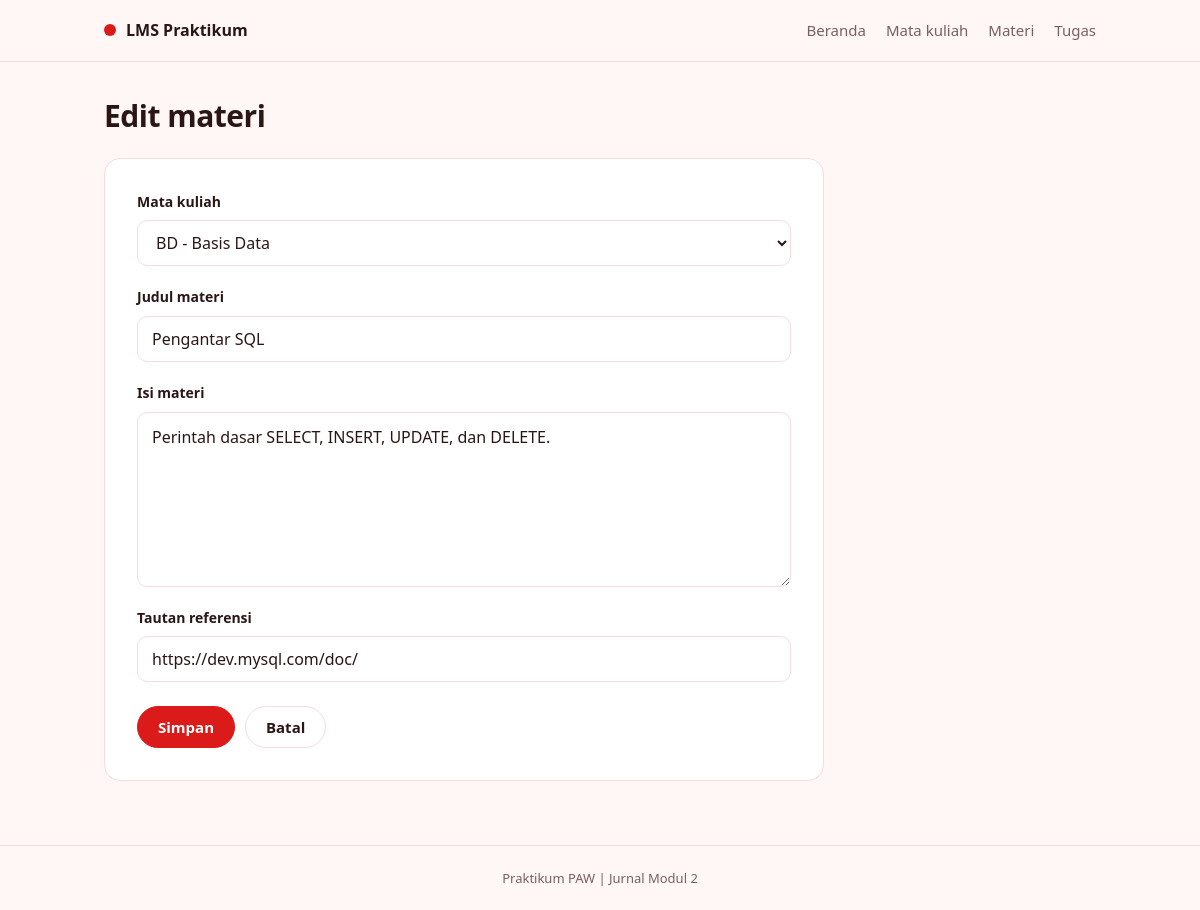
/materi.php?aksi=edit&id=2, run on the app's committed database.
### tables this page shows
CREATE TABLE materi (
  id INT UNSIGNED AUTO_INCREMENT PRIMARY KEY,
  mata_kuliah_id INT UNSIGNED NOT NULL,
  judul VARCHAR(150) NOT NULL,
  isi TEXT NOT NULL,
  tautan VARCHAR(255) NOT NULL DEFAULT '',
  FOREIGN KEY (mata_kuliah_id) REFERENCES mata_kuliah(id) ON DELETE RESTRICT
);

### functions.php (called while the page is built, shortened)
<?php
function h($teks)
{
    return htmlspecialchars((string) $teks, ENT_QUOTES, 'UTF-8');
}
function input($sumber, $nama)
{
    if (isset($sumber[$nama]) && is_string($sumber[$nama])) {
        return trim($sumber[$nama]);
    }
    return '';
}
function pilihan_mata_kuliah($conn)
{
    $pilihan = [];
    $hasil = $conn->query('SELECT id, kode, nama FROM mata_kuliah ORDER BY kode');
    foreach ($hasil as $baris) {
        $pilihan[$baris['id']] = $baris['kode'] . ' - ' . $baris['nama'];
    }
    return $pilihan;
}
function cari_materi($conn, $id)
{
    $sql = 'SELECT materi.*, mata_kuliah.kode AS kode_mk, mata_kuliah.nama AS nama_mk
            FROM materi
            JOIN mata_kuliah ON mata_kuliah.id = materi.mata_kuliah_id
            WHERE materi.id = ?';
    $stmt = $conn->prepare($sql);
    $stmt->execute([$id]);
    return $stmt->get_result()->fetch_assoc();
}

### materi.php (the view, shortened to what this page needs)
<?php
require 'functions.php';
require 'connect.php';
$aksi = input($_GET, 'aksi');
$pilihan_mk = pilihan_mata_kuliah($conn);
$materi = ['mata_kuliah_id' => '', 'judul' => '', 'isi' => '', 'tautan' => ''];
$id = 0;
if ($aksi === 'detail' || $aksi === 'edit' || $aksi === 'hapus') {
    $id = (int) input($_GET, 'id');
    $materi = cari_materi($conn, $id);
}
require 'header.php';
?>
<?php if ($aksi === 'daftar'): ?>
    <div class="page-head">
        <div>
            <h1>Materi</h1>
            <p class="muted">Menampilkan <?= count($daftar_materi) ?> data.</p>
        </div>
        <a class="btn" href="materi.php?aksi=tambah">+ Tambah</a>
    </div>
    <form class="toolbar" method="get" action="materi.php">
        <input type="text" name="search" placeholder="Cari judul atau mata kuliah" value="<?= h($search) ?>">
        <select name="mata_kuliah_id">
            <option value="">Semua mata kuliah</option>
            <?php foreach ($pilihan_mk as $id_pilihan => $nama): ?>
                <option value="<?= (int) $id_pilihan ?>" <?= $id_pilihan == $id_mk ? 'selected' : '' ?>><?= h($nama) ?></option>
            <?php endforeach ?>
        </select>
        <button class="btn" type="submit">Cari</button>
        <a class="btn btn-ghost" href="materi.php">Reset</a>
    </form>
    <?php if (count($daftar_materi) === 0): ?>
        <p class="empty">Data tidak ditemukan.</p>
    <?php else: ?>
        <div class="card list">
            <?php foreach ($daftar_materi as $baris): ?>
                <div class="list-item">
                    <div>
                        <p class="kicker"><span class="code"><?= h($baris['kode_mk']) ?></span> | <?= h($baris['nama_mk']) ?></p>
                        <h2><?= h($baris['judul']) ?></h2>
                    </div>
                    <div class="actions">
                        <a class="btn btn-sm" href="materi.php?aksi=detail&id=<?= (int) $baris['id'] ?>">Detail</a>
                        <a class="btn btn-sm btn-ghost" href="materi.php?aksi=edit&id=<?= (int) $baris['id'] ?>">Edit</a>
                    </div>
                </div>
            <?php endforeach ?>
        </div>
    <?php endif ?>
<?php elseif ($aksi === 'tambah' || $aksi === 'edit'): ?>
    <h1><?= $aksi === 'tambah' ? 'Tambah' : 'Edit' ?> materi</h1>
    <form class="card form" method="post" action="">
        <div class="fields">
            <div class="field wide">
                <label for="mata_kuliah_id">Mata kuliah</label>
                <select id="mata_kuliah_id" name="mata_kuliah_id">
                    <?php foreach ($pilihan_mk as $id_pilihan => $nama): ?>
                        <option value="<?= (int) $id_pilihan ?>" <?= $id_pilihan == $materi['mata_kuliah_id'] ? 'selected' : '' ?>><?= h($nama) ?></option>
                    <?php endforeach ?>
                </select>
            </div>
            <div class="field wide">
                <label for="judul">Judul materi</label>
                <input type="text" id="judul" name="judul" maxlength="150" placeholder="Operasi CRUD PHP dan MySQL" value="<?= h($materi['judul']) ?>">
            </div>
            <div class="field wide">
                <label for="isi">Isi materi</label>
                <textarea id="isi" name="isi" rows="6"><?= h($materi['isi']) ?></textarea>
            </div>
            <div class="field wide">
                <label for="tautan">Tautan referensi</label>
                <input type="text" id="tautan" name="tautan" maxlength="255" placeholder="https://" value="<?= h($materi['tautan']) ?>">
            </div>
        </div>
        <div class="actions">
            <button class="btn" type="submit">Simpan</button>
            <a class="btn btn-ghost" href="<?= $aksi === 'edit' ? 'materi.php?aksi=detail&id=' . $id : 'materi.php' ?>">Batal</a>
        </div>
    </form>
<?php endif ?>
<?php require 'footer.php'; ?>

### styles.css (style rules this page uses)
:root { --merah: #DB1A1A; --merah-tua: #B91414; --latar: #FFF6F6; --putih: #FFFFFF; --merah-muda: #FDE9E9; --garis: #F4DDDD; --teks: #2B1616; --teks-pudar: #7A6060; }
* { box-sizing: border-box; }
body { margin: 0; background: var(--latar); color: var(--teks); font: 16px/1.55 system-ui, -apple-system, "Segoe UI", Roboto, Arial, sans-serif; }
h1, h2, p, dl, dd { margin: 0; }
h1 { font-size: 30px; line-height: 1.2; letter-spacing: -0.5px; overflow-wrap: anywhere; }
.btn { display: inline-block; padding: 11px 20px; border: 1px solid var(--merah); border-radius: 999px; background: var(--merah); color: #fff; font: inherit; font-size: 15px; font-weight: 600; line-height: 1.2; text-align: center; text-decoration: none; cursor: pointer; }
.btn-ghost { background: transparent; border-color: var(--garis); color: var(--teks); }
.actions { display: flex; flex-wrap: wrap; gap: 10px; margin-top: 24px; }
input, select, textarea { width: 100%; height: 46px; padding: 0 14px; border: 1px solid var(--garis); border-radius: 10px; background: var(--putih); color: var(--teks); font: inherit; }
textarea { display: block; height: auto; min-height: 140px; padding: 12px 14px; line-height: 1.55; resize: vertical; }
input::placeholder { color: #B9A3A3; }
label { display: block; margin-bottom: 8px; font-size: 14px; font-weight: 600; }
.card { background: var(--putih); border: 1px solid var(--garis); border-radius: 16px; }
.form, .detail { max-width: 720px; margin-top: 24px; padding: 32px; }
.fields { display: grid; grid-template-columns: 1fr 1fr; gap: 20px; }
.field { min-width: 0; }
.wide { grid-column: 1 / -1; }

### data on the page
materi: mata_kuliah_id "BD - Basis Data", judul "Pengantar SQL", isi "Perintah dasar SELECT, INSERT, UPDATE, dan DELETE.", tautan "https://dev.mysql.com/doc/"
